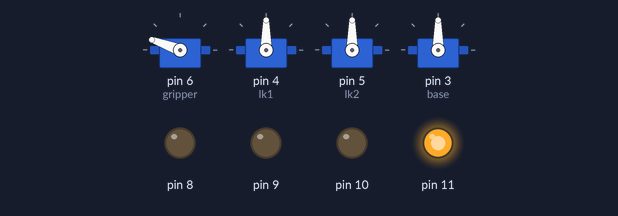
Bench run of a sketch on a simulated Arduino Uno, built with avr-gcc and run on an emulated ATmega328P. Parts: 4 × servo, output pins drawn as LEDs (lit = HIGH).

Above: at 0.1 s.
At 2.5 s:
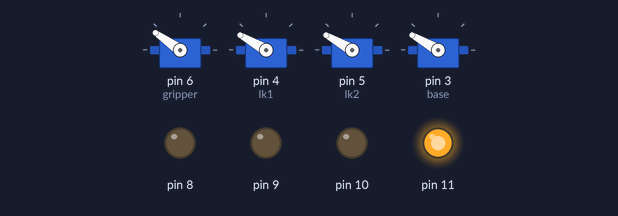
At 5.1 s:
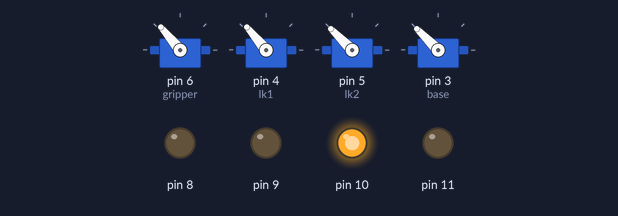
At 10.1 s:
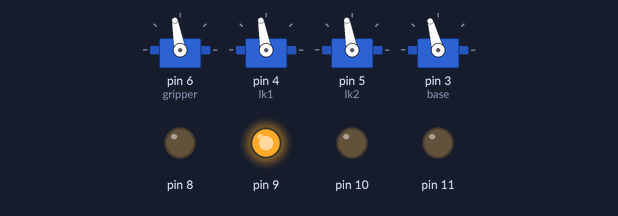
At 19.9 s:
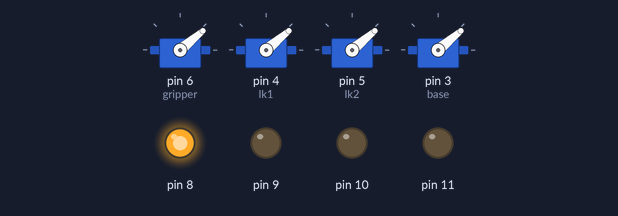
At 39.72 s:
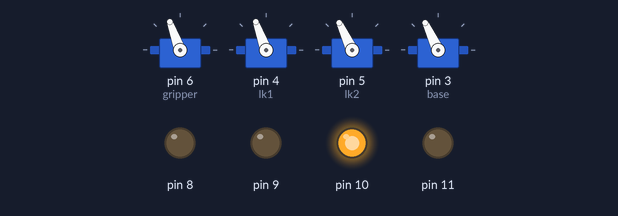
Timing chart, 0 to 40.0 s (numbered marks = the images above):
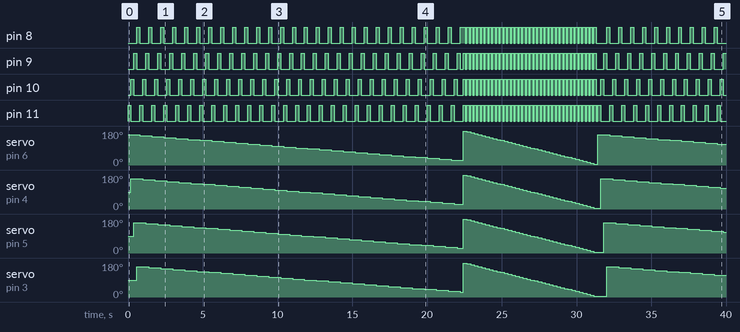

The sketch:

Routine_Servo_Arm_UNO.ino
```cpp
#include<Servo.h>

int gripper = 6; //14 25 26 27
int lk1 = 4;
int lk2 = 5;
int base = 3;

Servo grip_sv;
Servo lk11;
Servo lk22;
Servo bas1;


void setup() {
  // put your setup code here, to run once:
  grip_sv.attach(gripper);
  lk11.attach(lk1);
  lk22.attach(lk2);
  bas1.attach(base);
  pinMode(8, OUTPUT);
  pinMode(9, OUTPUT);
  pinMode(10, OUTPUT);
  pinMode(11, OUTPUT);

}

void loop() {
  // put your main code here, to run repeatedly:
  for(int i = 160; i>20; i=i-5){
    grip_sv.write(i);
    digitalWrite(11, HIGH);
    delay(200);
    digitalWrite(11, LOW);
    lk11.write(i);
    digitalWrite(10, HIGH);
    delay(200);
    digitalWrite(10, LOW);
    lk22.write(i);
    digitalWrite(9, HIGH);
    delay(200);
    digitalWrite(9, LOW);
    bas1.write(i);
    digitalWrite(8, HIGH);
    delay(200);
    digitalWrite(8, LOW);
  }

  for(int i = 180; i>0; i=i-5){
    grip_sv.write(i);
    digitalWrite(11, HIGH);
    lk11.write(i);
    digitalWrite(10, HIGH);
    lk22.write(i);
    digitalWrite(9, HIGH);
    bas1.write(i);
    digitalWrite(8, HIGH);
    delay(150);
    digitalWrite(11, LOW);
    digitalWrite(10, LOW);
    digitalWrite(9, LOW);
    digitalWrite(8, LOW);
    delay(100);
  }


}
```

Measured:
- by itself, pin 9: LOW → HIGH at 0.40 s, → LOW 0.20 s later, → HIGH 0.60 s later, → LOW 0.20 s later, … (149 changes in this stretch)
- by itself, pin 10: LOW → HIGH at 0.20 s, → LOW 0.20 s later, → HIGH 0.60 s later, → LOW 0.20 s later, … (150 changes in this stretch)
- by itself, pin 11: goes 28 × (HIGH 0.20 s, LOW 0.60 s), 36 × (HIGH 0.15 s, LOW 0.10 s), 10 × (HIGH 0.20 s, LOW 0.60 s), HIGH 0.20 s, then LOW
- by itself, servo on pin 6 (gripper): ramps from 180° to 5° and jumps back, once every 9.0 s
- by itself, servo on pin 4 (lk1): 90° → 160° at 0.20 s, → 155° 0.80 s later, → 150° 0.80 s later, → 145° 0.80 s later, … (75 changes in this stretch)
- by itself, servo on pin 5 (lk2): 90° → 160° at 0.40 s, → 155° 0.80 s later, → 150° 0.80 s later, → 145° 0.80 s later, … (75 changes in this stretch)
- by itself, servo on pin 3 (base): 90° → 160° at 0.60 s, → 155° 0.80 s later, → 150° 0.80 s later, → 145° 0.80 s later, … (74 changes in this stretch)
- by itself, pin 8: goes 27 × (HIGH 0.20 s, LOW 0.60 s), HIGH 0.35 s, 35 × (LOW 0.10 s, HIGH 0.15 s), LOW 0.70 s, 9 × (HIGH 0.20 s, LOW 0.60 s), HIGH 0.20 s, then LOW
